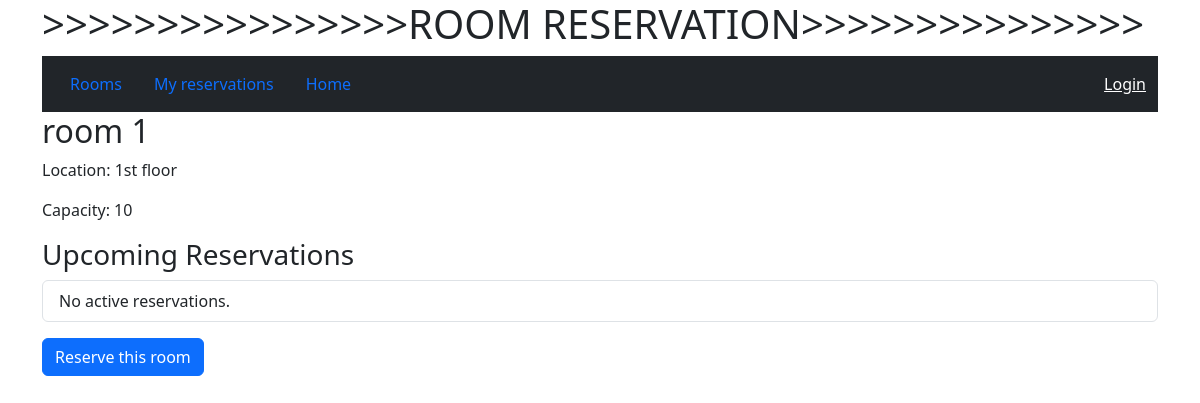
Before: /rooms/1/ with the older database file.
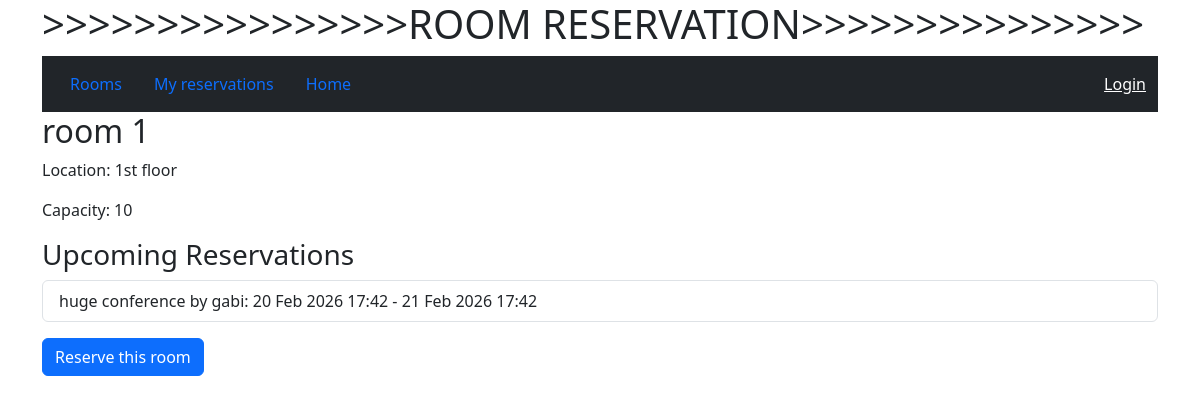
After: the same page with the newer database file.
### rooms/models.py (models this page shows, shortened)
class Reservation(models.Model):
    class Status(models.TextChoices):
        ACTIVE = "active", "Active"
        CANCELLED = "cancelled", "Cancelled"
    room = models.ForeignKey(Room, on_delete=models.PROTECT, related_name='reservations')
    organizer = models.ForeignKey('auth.User', on_delete=models.PROTECT, related_name='reservations')
    title = models.CharField(max_length=200)
    description = models.TextField(blank=True)
    start_at = models.DateTimeField()
    end_at = models.DateTimeField()
    status = models.CharField(max_length=10, choices=Status.choices, default=Status.ACTIVE)
    cancelled_at = models.DateTimeField(blank=True, null=True)
    created_at = models.DateTimeField(auto_now_add=True)
    updated_at = models.DateTimeField(auto_now=True)
    class Meta:
        ordering = ['start_at']
        indexes = [
            models.Index(fields=['room', 'start_at', 'end_at'], name='res_room_start_end_idx'),
            models.Index(fields=['organizer', 'start_at'], name='res_organizer_start_idx'),
        ]

### rooms/views.py (the view)
# urls.py: path("<int:pk>/", views.room_detail, name="detail"),
def room_detail(request, pk):
    room = get_object_or_404(Room, pk=pk)
    reservations = room.reservations.filter(status=Reservation.Status.ACTIVE)
    return render(request, "rooms/room_detail.html", {"room": room, "reservations": reservations})

### rooms/templates/rooms/room_detail.html (shortened to what this page needs)
{% extends "base.html" %}
{% block content %}
<h2>{{ room.name }}</h2>
<p>Location: {{ room.location }}</p>
<p>Capacity: {{ room.capacity }}</p>
<h3>Upcoming Reservations</h3>
<ul class="list-group">
    {% for res in reservations %}
    <li class="list-group-item">
        {{ res.title }} by {{ res.organizer.username }}:
        {{ res.start_at|date:"d M Y H:i" }} - {{ res.end_at|date:"d M Y H:i" }}
    </li>
    {% empty %}
    <li class="list-group-item">No active reservations.</li>
    {% endfor %}
</ul>
<a class="btn btn-primary mt-3" href="{% url 'rooms:reserve' room.id %}">Reserve this room</a>
{% endblock %}

Changed rows visible on the page:
added Reservation: title "huge conference", organizer.username "gabi", start_at "20 Feb 2026 17:42", end_at "21 Feb 2026 17:42"
Other visible differences:
text no longer shown: "No active reservations."
